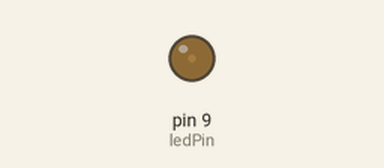
Recording of a sketch running on a simulated Arduino Uno, built with avr-gcc and run on an emulated ATmega328P. Shown: output pins drawn as LEDs (lit = HIGH).

Above: at 0.05 s.
At 0.25 s:
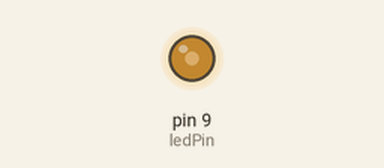
At 0.45 s:
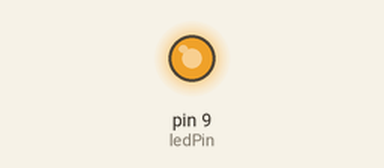
At 0.9 s:
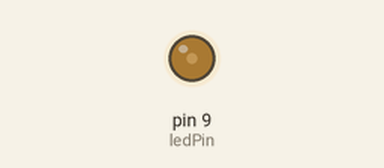
Timing chart, 0 to 3.0 s (numbered marks = the images above):
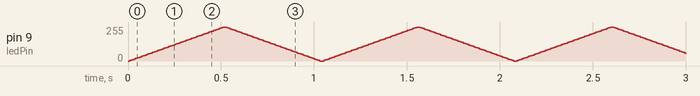

The sketch:

Gradual_change_of_LED_lighting_intensity.ino
```cpp
int ledPin = 9; // پین LED
int brightness = 0; // شدت روشنایی
int fadeAmount = 5; // مقدار افزایش یا کاهش شدت روشنایی

void setup() {
  pinMode(ledPin, OUTPUT); // تنظیم پین LED به عنوان خروجی
}

void loop() {
  // افزایش شدت روشنایی از 0 به 255
  for (brightness = 0; brightness <= 255; brightness += fadeAmount) {
    analogWrite(ledPin, brightness); // تنظیم شدت روشنایی LED
    delay(10); // تاخیر 10 میلی ثانیه
  }

  // کاهش شدت روشنایی از 255 به 0
  for (brightness = 255; brightness >= 0; brightness -= fadeAmount) {
    analogWrite(ledPin, brightness); // تنظیم شدت روشنایی LED
    delay(10); // تاخیر 10 میلی ثانیه
  }
}
```
